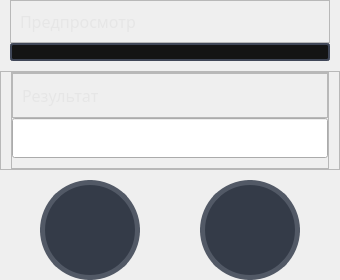
           <widget class="QFrame" name="right_frame">
            <property name="maximumSize">
             <size>
              <width>16777215</width>
              <height>16777215</height>
             </size>
            </property>
            <property name="frameShape">
             <enum>QFrame::NoFrame</enum>
            </property>
            <property name="frameShadow">
             <enum>QFrame::Raised</enum>
            </property>
            <layout class="QVBoxLayout" name="verticalLayout_2">
             <property name="spacing">
              <number>10</number>
             </property>
             <property name="leftMargin">
              <number>0</number>
             </property>
             <property name="topMargin">
              <number>0</number>
             </property>
             <property name="rightMargin">
              <number>0</number>
             </property>
             <property name="bottomMargin">
              <number>0</number>
             </property>
             <item>
              <widget class="QFrame" name="frame_preview">
               <property name="styleSheet">
                <string notr="true"/>
               </property>
               <property name="frameShape">
                <enum>QFrame::NoFrame</enum>
               </property>
               <property name="frameShadow">
                <enum>QFrame::Raised</enum>
               </property>
               <layout class="QVBoxLayout" name="verticalLayout_3">
                <property name="spacing">
                 <number>0</number>
                </property>
                <property name="leftMargin">
                 <number>10</number>
                </property>
                <property name="topMargin">
                 <number>0</number>
                </property>
                <property name="rightMargin">
                 <number>10</number>
                </property>
                <property name="bottomMargin">
                 <number>0</number>
                </property>
                <item>
                 <widget class="QFrame" name="frame_preview_text_label">
                  <property name="frameShape">
                   <enum>QFrame::StyledPanel</enum>
                  </property>
                  <property name="frameShadow">
                   <enum>QFrame::Raised</enum>
                  </property>
                  <layout class="QHBoxLayout" name="horizontalLayout_15">
                   <item>
                    <widget class="QLabel" name="label_image_status">
                     <property name="font">
                      <font>
                       <family>Bahnschrift</family>
                       <pointsize>12</pointsize>
                      </font>
                     </property>
                     <property name="styleSheet">
                      <string notr="true">color: rgb(230, 230, 230);</string>
                     </property>
                     <property name="text">
                      <string>Предпросмотр</string>
                     </property>
                    </widget>
                   </item>
                  </layout>
                 </widget>
                </item>
                <item>
                 <widget class="QLabel" name="label_photo_preview">
                  <property name="sizePolicy">
                   <sizepolicy hsizetype="Expanding" vsizetype="Expanding">
                    <horstretch>0</horstretch>
                    <verstretch>0</verstretch>
                   </sizepolicy>
                  </property>
                  <property name="minimumSize">
                   <size>
                    <width>0</width>
                    <height>0</height>
                   </size>
                  </property>
                  <property name="toolTip">
                   <string>&lt;html&gt;&lt;head/&gt;&lt;body&gt;&lt;p&gt;Предпросмотр изображения&lt;/p&gt;&lt;/body&gt;&lt;/html&gt;</string>
                  </property>
                  <property name="styleSheet">
                   <string notr="true">background-color: rgb(20, 20, 20);
border-radius: 3px;
border: 2px solid rgb(64, 71, 88);</string>
                  </property>
                  <property name="text">
                   <string/>
                  </property>
                  <property name="textFormat">
                   <enum>Qt::AutoText</enum>
                  </property>
                  <property name="scaledContents">
                   <bool>true</bool>
                  </property>
                  <property name="alignment">
                   <set>Qt::AlignCenter</set>
                  </property>
                  <property name="wordWrap">
                   <bool>true</bool>
                  </property>
                  <property name="margin">
                   <number>0</number>
                  </property>
                  <property name="openExternalLinks">
                   <bool>false</bool>
                  </property>
                  <property name="buddy">
                   <cstring></cstring>
                  </property>
                 </widget>
                </item>
               </layout>
              </widget>
             </item>
             <item>
              <widget class="QFrame" name="frame_answer_string">
               <property name="minimumSize">
                <size>
                 <width>0</width>
                 <height>0</height>
                </size>
               </property>
               <property name="maximumSize">
                <size>
                 <width>16777215</width>
                 <height>16777215</height>
                </size>
               </property>
               <property name="frameShape">
                <enum>QFrame::StyledPanel</enum>
               </property>
               <property name="frameShadow">
                <enum>QFrame::Raised</enum>
               </property>
               <layout class="QVBoxLayout" name="verticalLayout_9">
                <property name="spacing">
                 <number>0</number>
                </property>
                <property name="leftMargin">
                 <number>10</number>
                </property>
                <property name="topMargin">
                 <number>0</number>
                </property>
                <property name="rightMargin">
                 <number>10</number>
                </property>
                <property name="bottomMargin">
                 <number>0</number>
                </property>
                <item>
                 <widget class="QFrame" name="frame_answer_from_csv">
                  <property name="frameShape">
                   <enum>QFrame::StyledPanel</enum>
                  </property>
                  <property name="frameShadow">
                   <enum>QFrame::Raised</enum>
                  </property>
                  <layout class="QVBoxLayout" name="verticalLayout_10">
                   <property name="spacing">
                    <number>0</number>
                   </property>
                   <property name="leftMargin">
                    <number>0</number>
                   </property>
                   <property name="topMargin">
                    <number>0</number>
                   </property>
                   <property name="rightMargin">
                    <number>0</number>
                   </property>
                   <property name="bottomMargin">
                    <number>10</number>
                   </property>
                   <item>
                    <widget class="QFrame" name="frame_answer_text">
                     <property name="frameShape">
                      <enum>QFrame::StyledPanel</enum>
                     </property>
                     <property name="frameShadow">
                      <enum>QFrame::Raised</enum>
                     </property>
                     <layout class="QHBoxLayout" name="horizontalLayout_23">
                      <item>
                       <widget class="QLabel" name="label_image_status_2">
                        <property name="minimumSize">
                         <size>
                          <width>0</width>
                          <height>25</height>
                         </size>
                        </property>
                        <property name="font">
                         <font>
                          <family>Bahnschrift</family>
                          <pointsize>12</pointsize>
                         </font>
                        </property>
                        <property name="styleSheet">
                         <string notr="true">color: rgb(230, 230, 230);</string>
                        </property>
                        <property name="text">
                         <string>Результат</string>
                        </property>
                       </widget>
                      </item>
                     </layout>
                    </widget>
                   </item>
                   <item>
                    <widget class="QLineEdit" name="lineEdit_answer">
                     <property name="minimumSize">
                      <size>
                       <width>0</width>
                       <height>40</height>
                      </size>
                     </property>
                     <property name="font">
                      <font>
                       <family>Bahnschrift</family>
                       <pointsize>12</pointsize>
                      </font>
                     </property>
                     <property name="toolTip">
                      <string>&lt;html&gt;&lt;head/&gt;&lt;body&gt;&lt;p&gt;Результат обработки в одну строку&lt;/p&gt;&lt;/body&gt;&lt;/html&gt;</string>
                     </property>
                     <property name="styleSheet">
                      <string notr="true">color: white;</string>
                     </property>
                     <property name="text">
                      <string/>
                     </property>
                     <property name="echoMode">
                      <enum>QLineEdit::Normal</enum>
                     </property>
                     <property name="readOnly">
                      <bool>true</bool>
                     </property>
                     <property name="placeholderText">
                      <string>Здесь будет ваш результат...</string>
                     </property>
                     <property name="clearButtonEnabled">
                      <bool>false</bool>
                     </property>
                    </widget>
                   </item>
                  </layout>
                 </widget>
                </item>
               </layout>
              </widget>
             </item>
             <item alignment="Qt::AlignHCenter">
              <widget class="QFrame" name="frame_preview_buttons">
               <property name="sizePolicy">
                <sizepolicy hsizetype="Expanding" vsizetype="Expanding">
                 <horstretch>0</horstretch>
                 <verstretch>0</verstretch>
                </sizepolicy>
               </property>
               <property name="minimumSize">
                <size>
                 <width>0</width>
                 <height>100</height>
                </size>
               </property>
               <property name="maximumSize">
                <size>
                 <width>16777215</width>
                 <height>100</height>
                </size>
               </property>
               <property name="frameShape">
                <enum>QFrame::NoFrame</enum>
               </property>
               <property name="frameShadow">
                <enum>QFrame::Raised</enum>
               </property>
               <layout class="QHBoxLayout" name="horizontalLayout_3">
                <property name="spacing">
                 <number>60</number>
                </property>
                <property name="leftMargin">
                 <number>40</number>
                </property>
                <property name="topMargin">
                 <number>0</number>
                </property>
                <property name="rightMargin">
                 <number>40</number>
                </property>
                <property name="bottomMargin">
                 <number>0</number>
                </property>
                <item>
                 <widget class="QPushButton" name="button_previous_image">
                  <property name="sizePolicy">
                   <sizepolicy hsizetype="Minimum" vsizetype="Expanding">
                    <horstretch>0</horstretch>
                    <verstretch>0</verstretch>
                   </sizepolicy>
                  </property>
                  <property name="minimumSize">
                   <size>
                    <width>100</width>
                    <height>40</height>
                   </size>
                  </property>
                  <property name="maximumSize">
                   <size>
                    <width>100</width>
                    <height>100</height>
                   </size>
                  </property>
                  <property name="toolTip">
                   <string>&lt;html&gt;&lt;head/&gt;&lt;body&gt;&lt;p&gt;Открыть предыдущее изображение&lt;/p&gt;&lt;/body&gt;&lt;/html&gt;</string>
                  </property>
                  <property name="styleSheet">
                   <string notr="true">QPushButton { 
	background-color: rgb(52, 59, 72);
	color: white;
	border-radius: 50px;
	border: 5px solid rgb(82, 89, 102);
	background-position: center;
	background-repeat: no-repeat;
}

QPushButton::hover {
	background-color: rgb(57, 65, 80);
}

QPushButton::pressed {
	background-color: rgb(35, 40, 49);
}</string>
                  </property>
                  <property name="text">
                   <string/>
                  </property>
                  <property name="icon">
                   <iconset resource="Resources.qrc">
                    <normaloff>:/Icons/Resources/Icons/arrow-back-outline.svg</normaloff>:/Icons/Resources/Icons/arrow-back-outline.svg</iconset>
                  </property>
                  <property name="iconSize">
                   <size>
                    <width>48</width>
                    <height>48</height>
                   </size>
                  </property>
                 </widget>
                </item>
                <item>
                 <widget class="QPushButton" name="button_next_image">
                  <property name="sizePolicy">
                   <sizepolicy hsizetype="Minimum" vsizetype="Expanding">
                    <horstretch>0</horstretch>
                    <verstretch>0</verstretch>
                   </sizepolicy>
                  </property>
                  <property name="minimumSize">
                   <size>
                    <width>100</width>
                    <height>40</height>
                   </size>
                  </property>
                  <property name="maximumSize">
                   <size>
                    <width>100</width>
                    <height>100</height>
                   </size>
                  </property>
                  <property name="toolTip">
                   <string>&lt;html&gt;&lt;head/&gt;&lt;body&gt;&lt;p&gt;Открыть следующее изображение&lt;/p&gt;&lt;/body&gt;&lt;/html&gt;</string>
                  </property>
                  <property name="styleSheet">
                   <string notr="true">QPushButton { 
	background-color: rgb(52, 59, 72);
	color: white;
	border-radius: 50px;
	border: 5px solid rgb(82, 89, 102);
	background-position: center;
	background-repeat: no-repeat;
}

QPushButton::hover {
	background-color: rgb(57, 65, 80);
}

QPushButton::pressed {
	background-color: rgb(35, 40, 49);
}</string>
                  </property>
                  <property name="text">
                   <string/>
                  </property>
                  <property name="icon">
                   <iconset resource="Resources.qrc">
                    <normaloff>:/Icons/Resources/Icons/arrow-forward-outline.svg</normaloff>:/Icons/Resources/Icons/arrow-forward-outline.svg</iconset>
                  </property>
                  <property name="iconSize">
                   <size>
                    <width>48</width>
                    <height>48</height>
                   </size>
                  </property>
                 </widget>
                </item>
               </layout>
              </widget>
             </item>
            </layout>
           </widget>
